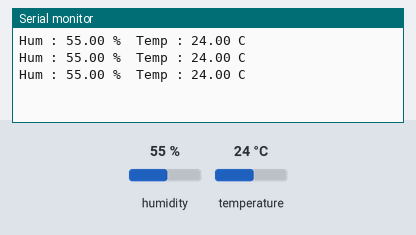
This sketch was run on a simulated ESP32. Shown: the last lines printed to the serial monitor. The inputs (shaded band) are chosen by the test bench; at power-on: humidity 55 %, temperature 24 °C.

Above: at 2.8 s.
2.9 s: humidity set to 22 %
At 4.7 s:
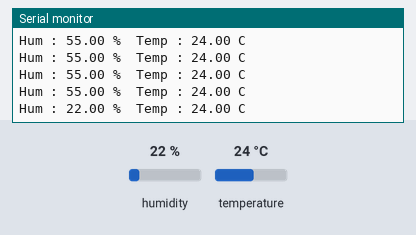
5.6 s: temperature set to 12 °C
At 6.5 s:
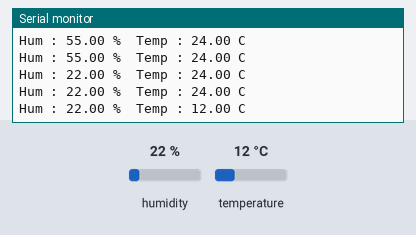
8.3 s: humidity set to 40 %
At 9.8 s:
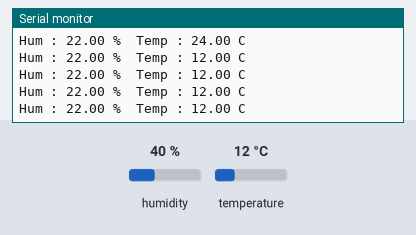
Timing chart, 0 to 11.3 s (numbered marks = the images above; inputs shaded):
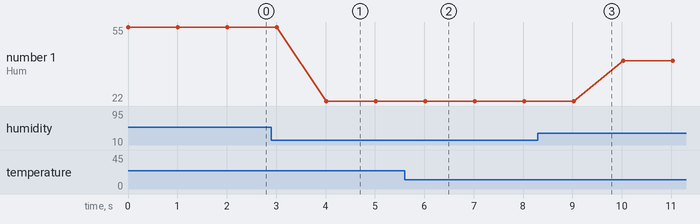

Measured:
- after the input at 2.9 s, the serial monitor: prints a new line after 1.1 s (image 1)
- after the input at 5.6 s, the serial monitor: prints a new line after 0.42 s (image 2)
- plotted number 1: 55 → 22 after the input at 2.9 s, 22 → 40 after the input at 8.3 s

The sketch:

DHT22.ino
```cpp
#include <DHT.h>                      //library DHT22
#define DHTPIN 32                     //pin data DHT22 konek ke pin 8 Arduino
#define TipeDHT DHT22                 //jenis sensor DHT22
DHT dht(DHTPIN, TipeDHT);             //setup pin dan jenis DHTT ke library

//deklarasi variabel untuk menampung pembacaan suhu & kelembaban
float humi, temp;

void setup()
{

  Serial.begin(9600);

  while (isnan(dht.readHumidity()) or isnan(dht.readTemperature())) {
    Serial.println("DHT22 Belum Terhubung");
    delay(2000);
  }
}
//============================
void loop()
{
  humi = dht.readHumidity(); //baca kelembaban
  temp = dht.readTemperature();//baca suhu

  Serial.println("Hum : " + String(humi) + " %  Temp : " + String(temp) + " C");


  delay(1000); //tunda 1 detik
}
```
